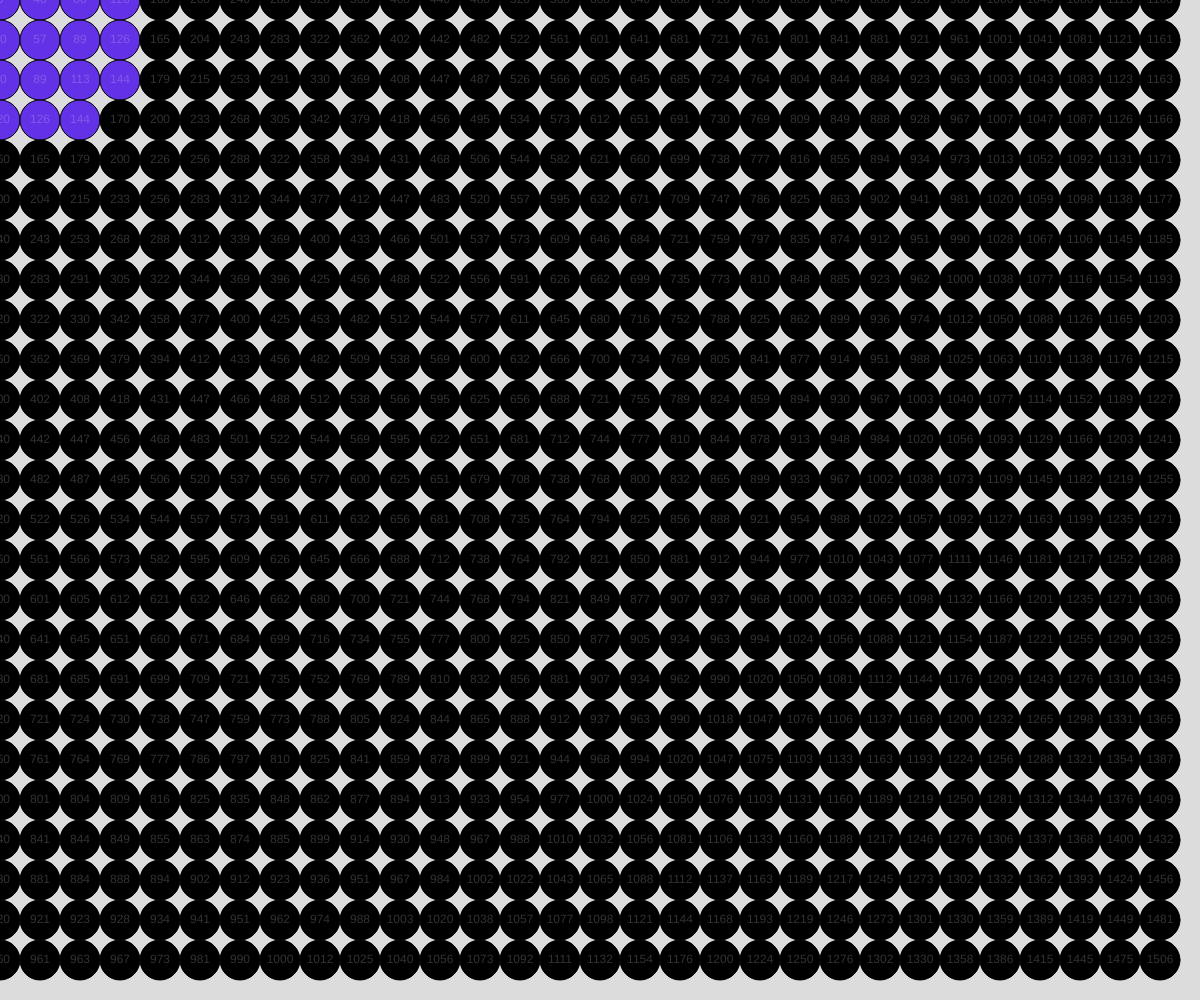
Frame 1 (no input)
Frame 60 (no input): identical to frame 1, image omitted
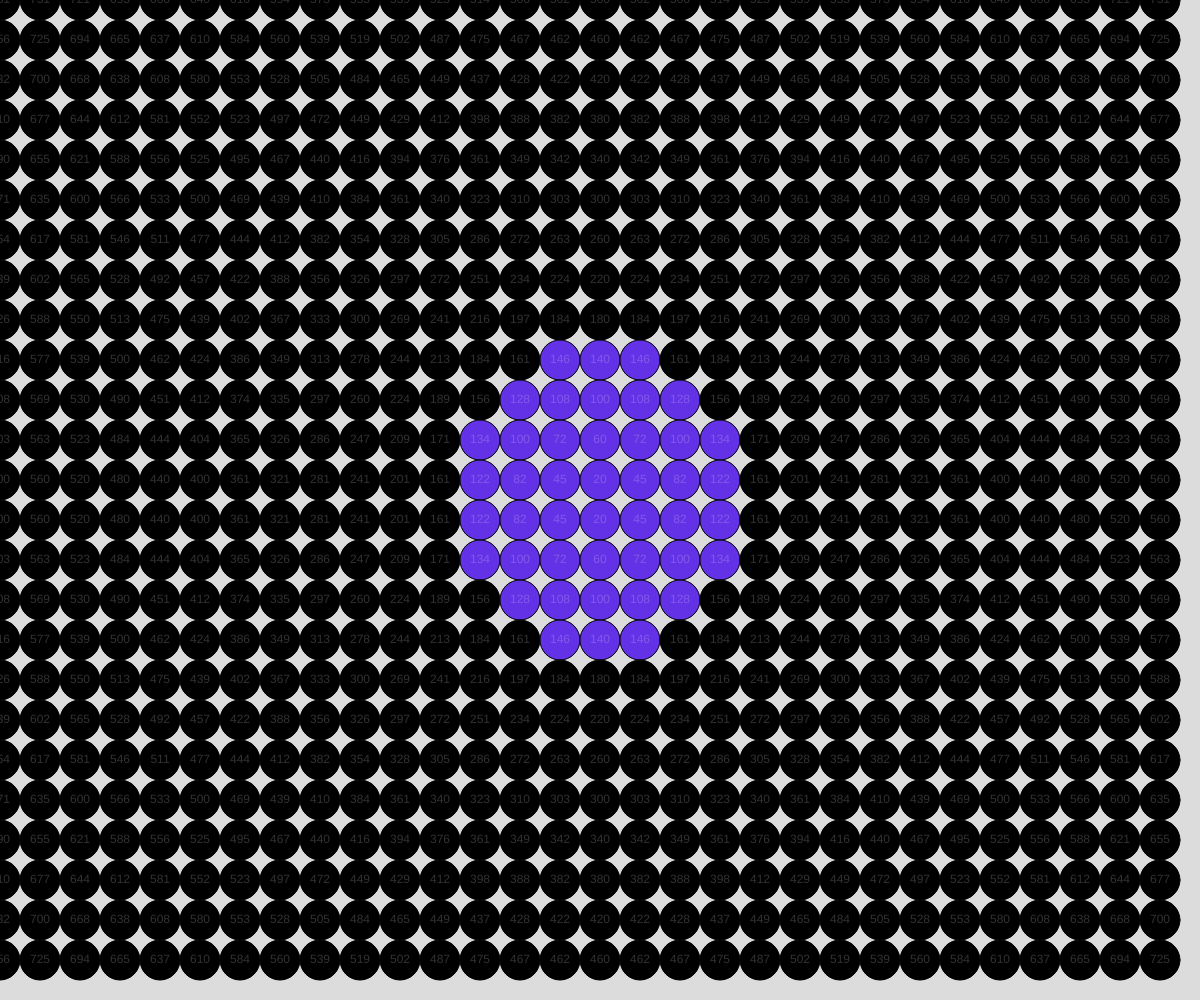
Frame 120 (the mouse pressed at the canvas centre since frame 60)

The p5.js sketch that drew these frames (run headless with seeded random() and noise() and a simulated clock; from frame 60 on, the mouse is pressed at the canvas centre):

// p5.js sketch
// ── sketch.js
// Drawing with Nested Loops
// Anees Ahmad
// Oct 9, 2024

//Global Variable
let gridSpacing = 40;

function setup() {
  createCanvas(windowWidth, windowHeight);
  loopReview();
}

function loopReview() {
  //quickly recap single/nested loops
  for (let x = 0; x <= 40; x = x + 20) { //0, 20, 40
    for (let y = 0; y <= 40; y += 20) {
      print(x, y);
    }
  }
}

function draw() {
  background(220);
  renderGrid();
}

function roundDist(x1, y1, x2, y2) {
  //takes 2 coordinate pairs and returns the dist between but rounded
  let a = abs(x1 - x2);
  let b = abs(y1 - y2);
  let c = sqrt(sq(a) + sq(b));
  return round(c); 
}

function renderGrid() {
  //use nested loop to draw objects in a grid arrangement
  for (let x = 0; x < width; x += gridSpacing) {
    for (let y = 0; y < height; y += gridSpacing) {
      let d = roundDist(x,y,mouseX,mouseY);
      if(d > 150) {
        fill(0);
      }
      else {
        fill(100,50,230); 
      } 
      circle(x, y, gridSpacing);
      fill(255, 50);
      textAlign(CENTER,CENTER);
      text(d, x,y);
    }
  }

}
